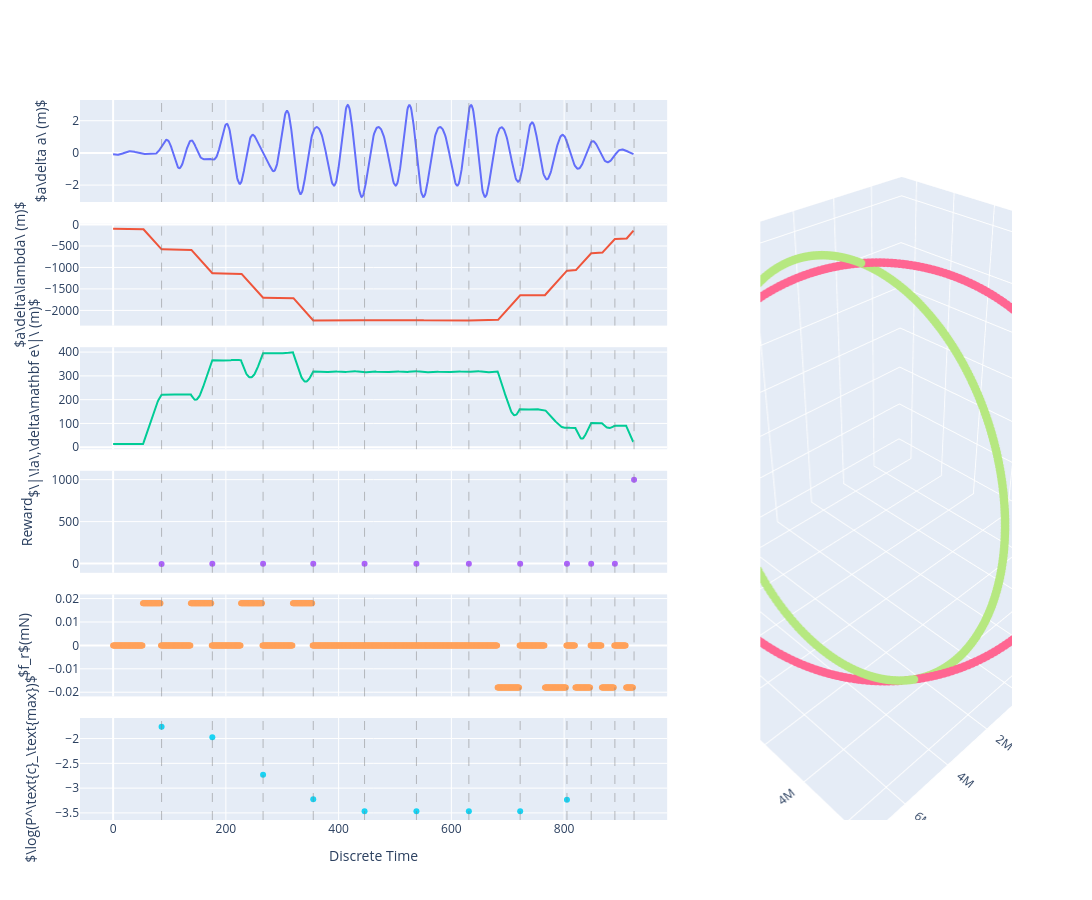

Source (notebook cell):
### Code cell
env.plot_states_interactive()

### Figure 1 — Plotly figure (JSON) as saved in the notebook; plotly's stock layout.template omitted (floating-point values rounded to 4 significant figures; data arrays with more than 128 entries replaced by an {"elided": "..."} marker saying what was removed)
{"data": [{"mode": "lines", "type": "scatter", "xaxis": "x", "y": {"elided": "924 float values"}, "yaxis": "y"}, {"mode": "lines", "type": "scatter", "xaxis": "x2", "y": {"elided": "924 float values"}, "yaxis": "y2"}, {"mode": "lines", "type": "scatter", "xaxis": "x3", "y": {"elided": "924 float values"}, "yaxis": "y3"}, {"mode": "markers", "type": "scatter", "x": [86, 176, 266, 355, 446, 538, 631, 722, 805, 848, 890, 924], "xaxis": "x4", "y": [-4.458, -2.712, -1.581, -1.023, -1.023, -1.023, -1.023, -1.55, -1.264, -1.009, -0.6837, 1000], "yaxis": "y4"}, {"mode": "markers", "name": "Radial", "type": "scatter", "xaxis": "x5", "y": {"elided": "923 float values"}, "yaxis": "y5"}, {"mode": "markers", "name": "P^{max}_c", "type": "scatter", "x": [86, 176, 266, 355, 446, 538, 631, 722, 805, 848, 890, 924], "xaxis": "x6", "y": [-1.764, -1.972, -2.731, -3.222, -3.464, -3.464, -3.464, -3.464, -3.236, null, null, null, null], "yaxis": "y6"}, {"marker": {"size": 5}, "mode": "markers", "scene": "scene", "type": "scatter3d", "x": {"elided": "924 float values"}, "y": {"elided": "924 float values"}, "z": {"elided": "924 float values"}}, {"marker": {"size": 5}, "mode": "markers", "scene": "scene", "type": "scatter3d", "x": {"elided": "924 float values"}, "y": {"elided": "924 float values"}, "z": {"elided": "924 float values"}}], "layout": {"height": 900, "scene": {"aspectmode": "auto", "domain": {"x": [0.73, 1], "y": [0, 1]}, "xaxis": {"title": {"text": "X (km)"}}, "yaxis": {"title": {"text": "Y (km)"}}, "zaxis": {"title": {"text": "Z (km)"}}}, "shapes": [{"line": {"color": "gray", "dash": "dash", "width": 1}, "opacity": 0.5, "type": "line", "x0": 86, "x1": 86, "xref": "x", "y0": 0, "y1": 1, "yref": "y domain"}, {"line": {"color": "gray", "dash": "dash", "width": 1}, "opacity": 0.5, "type": "line", "x0": 86, "x1": 86, "xref": "x2", "y0": 0, "y1": 1, "yref": "y2 domain"}, {"line": {"color": "gray", "dash": "dash", "width": 1}, "opacity": 0.5, "type": "line", "x0": 86, "x1": 86, "xref": "x3", "y0": 0, "y1": 1, "yref": "y3 domain"}, {"line": {"color": "gray", "dash": "dash", "width": 1}, "opacity": 0.5, "type": "line", "x0": 86, "x1": 86, "xref": "x4", "y0": 0, "y1": 1, "yref": "y4 domain"}, {"line": {"color": "gray", "dash": "dash", "width": 1}, "opacity": 0.5, "type": "line", "x0": 86, "x1": 86, "xref": "x5", "y0": 0, "y1": 1, "yref": "y5 domain"}, {"line": {"color": "gray", "dash": "dash", "width": 1}, "opacity": 0.5, "type": "line", "x0": 86, "x1": 86, "xref": "x6", "y0": 0, "y1": 1, "yref": "y6 domain"}, {"line": {"color": "gray", "dash": "dash", "width": 1}, "opacity": 0.5, "type": "line", "x0": 176, "x1": 176, "xref": "x", "y0": 0, "y1": 1, "yref": "y domain"}, {"line": {"color": "gray", "dash": "dash", "width": 1}, "opacity": 0.5, "type": "line", "x0": 176, "x1": 176, "xref": "x2", "y0": 0, "y1": 1, "yref": "y2 domain"}, {"line": {"color": "gray", "dash": "dash", "width": 1}, "opacity": 0.5, "type": "line", "x0": 176, "x1": 176, "xref": "x3", "y0": 0, "y1": 1, "yref": "y3 domain"}, {"line": {"color": "gray", "dash": "dash", "width": 1}, "opacity": 0.5, "type": "line", "x0": 176, "x1": 176, "xref": "x4", "y0": 0, "y1": 1, "yref": "y4 domain"}, {"line": {"color": "gray", "dash": "dash", "width": 1}, "opacity": 0.5, "type": "line", "x0": 176, "x1": 176, "xref": "x5", "y0": 0, "y1": 1, "yref": "y5 domain"}, {"line": {"color": "gray", "dash": "dash", "width": 1}, "opacity": 0.5, "type": "line", "x0": 176, "x1": 176, "xref": "x6", "y0": 0, "y1": 1, "yref": "y6 domain"}, {"line": {"color": "gray", "dash": "dash", "width": 1}, "opacity": 0.5, "type": "line", "x0": 266, "x1": 266, "xref": "x", "y0": 0, "y1": 1, "yref": "y domain"}, {"line": {"color": "gray", "dash": "dash", "width": 1}, "opacity": 0.5, "type": "line", "x0": 266, "x1": 266, "xref": "x2", "y0": 0, "y1": 1, "yref": "y2 domain"}, {"line": {"color": "gray", "dash": "dash", "width": 1}, "opacity": 0.5, "type": "line", "x0": 266, "x1": 266, "xref": "x3", "y0": 0, "y1": 1, "yref": "y3 domain"}, {"line": {"color": "gray", "dash": "dash", "width": 1}, "opacity": 0.5, "type": "line", "x0": 266, "x1": 266, "xref": "x4", "y0": 0, "y1": 1, "yref": "y4 domain"}, {"line": {"color": "gray", "dash": "dash", "width": 1}, "opacity": 0.5, "type": "line", "x0": 266, "x1": 266, "xref": "x5", "y0": 0, "y1": 1, "yref": "y5 domain"}, {"line": {"color": "gray", "dash": "dash", "width": 1}, "opacity": 0.5, "type": "line", "x0": 266, "x1": 266, "xref": "x6", "y0": 0, "y1": 1, "yref": "y6 domain"}, {"line": {"color": "gray", "dash": "dash", "width": 1}, "opacity": 0.5, "type": "line", "x0": 355, "x1": 355, "xref": "x", "y0": 0, "y1": 1, "yref": "y domain"}, {"line": {"color": "gray", "dash": "dash", "width": 1}, "opacity": 0.5, "type": "line", "x0": 355, "x1": 355, "xref": "x2", "y0": 0, "y1": 1, "yref": "y2 domain"}, {"line": {"color": "gray", "dash": "dash", "width": 1}, "opacity": 0.5, "type": "line", "x0": 355, "x1": 355, "xref": "x3", "y0": 0, "y1": 1, "yref": "y3 domain"}, {"line": {"color": "gray", "dash": "dash", "width": 1}, "opacity": 0.5, "type": "line", "x0": 355, "x1": 355, "xref": "x4", "y0": 0, "y1": 1, "yref": "y4 domain"}, {"line": {"color": "gray", "dash": "dash", "width": 1}, "opacity": 0.5, "type": "line", "x0": 355, "x1": 355, "xref": "x5", "y0": 0, "y1": 1, "yref": "y5 domain"}, {"line": {"color": "gray", "dash": "dash", "width": 1}, "opacity": 0.5, "type": "line", "x0": 355, "x1": 355, "xref": "x6", "y0": 0, "y1": 1, "yref": "y6 domain"}, {"line": {"color": "gray", "dash": "dash", "width": 1}, "opacity": 0.5, "type": "line", "x0": 446, "x1": 446, "xref": "x", "y0": 0, "y1": 1, "yref": "y domain"}, {"line": {"color": "gray", "dash": "dash", "width": 1}, "opacity": 0.5, "type": "line", "x0": 446, "x1": 446, "xref": "x2", "y0": 0, "y1": 1, "yref": "y2 domain"}, {"line": {"color": "gray", "dash": "dash", "width": 1}, "opacity": 0.5, "type": "line", "x0": 446, "x1": 446, "xref": "x3", "y0": 0, "y1": 1, "yref": "y3 domain"}, {"line": {"color": "gray", "dash": "dash", "width": 1}, "opacity": 0.5, "type": "line", "x0": 446, "x1": 446, "xref": "x4", "y0": 0, "y1": 1, "yref": "y4 domain"}, {"line": {"color": "gray", "dash": "dash", "width": 1}, "opacity": 0.5, "type": "line", "x0": 446, "x1": 446, "xref": "x5", "y0": 0, "y1": 1, "yref": "y5 domain"}, {"line": {"color": "gray", "dash": "dash", "width": 1}, "opacity": 0.5, "type": "line", "x0": 446, "x1": 446, "xref": "x6", "y0": 0, "y1": 1, "yref": "y6 domain"}, {"line": {"color": "gray", "dash": "dash", "width": 1}, "opacity": 0.5, "type": "line", "x0": 538, "x1": 538, "xref": "x", "y0": 0, "y1": 1, "yref": "y domain"}, {"line": {"color": "gray", "dash": "dash", "width": 1}, "opacity": 0.5, "type": "line", "x0": 538, "x1": 538, "xref": "x2", "y0": 0, "y1": 1, "yref": "y2 domain"}, {"line": {"color": "gray", "dash": "dash", "width": 1}, "opacity": 0.5, "type": "line", "x0": 538, "x1": 538, "xref": "x3", "y0": 0, "y1": 1, "yref": "y3 domain"}, {"line": {"color": "gray", "dash": "dash", "width": 1}, "opacity": 0.5, "type": "line", "x0": 538, "x1": 538, "xref": "x4", "y0": 0, "y1": 1, "yref": "y4 domain"}, {"line": {"color": "gray", "dash": "dash", "width": 1}, "opacity": 0.5, "type": "line", "x0": 538, "x1": 538, "xref": "x5", "y0": 0, "y1": 1, "yref": "y5 domain"}, {"line": {"color": "gray", "dash": "dash", "width": 1}, "opacity": 0.5, "type": "line", "x0": 538, "x1": 538, "xref": "x6", "y0": 0, "y1": 1, "yref": "y6 domain"}, {"line": {"color": "gray", "dash": "dash", "width": 1}, "opacity": 0.5, "type": "line", "x0": 631, "x1": 631, "xref": "x", "y0": 0, "y1": 1, "yref": "y domain"}, {"line": {"color": "gray", "dash": "dash", "width": 1}, "opacity": 0.5, "type": "line", "x0": 631, "x1": 631, "xref": "x2", "y0": 0, "y1": 1, "yref": "y2 domain"}, {"line": {"color": "gray", "dash": "dash", "width": 1}, "opacity": 0.5, "type": "line", "x0": 631, "x1": 631, "xref": "x3", "y0": 0, "y1": 1, "yref": "y3 domain"}, {"line": {"color": "gray", "dash": "dash", "width": 1}, "opacity": 0.5, "type": "line", "x0": 631, "x1": 631, "xref": "x4", "y0": 0, "y1": 1, "yref": "y4 domain"}, {"line": {"color": "gray", "dash": "dash", "width": 1}, "opacity": 0.5, "type": "line", "x0": 631, "x1": 631, "xref": "x5", "y0": 0, "y1": 1, "yref": "y5 domain"}, {"line": {"color": "gray", "dash": "dash", "width": 1}, "opacity": 0.5, "type": "line", "x0": 631, "x1": 631, "xref": "x6", "y0": 0, "y1": 1, "yref": "y6 domain"}, {"line": {"color": "gray", "dash": "dash", "width": 1}, "opacity": 0.5, "type": "line", "x0": 722, "x1": 722, "xref": "x", "y0": 0, "y1": 1, "yref": "y domain"}, {"line": {"color": "gray", "dash": "dash", "width": 1}, "opacity": 0.5, "type": "line", "x0": 722, "x1": 722, "xref": "x2", "y0": 0, "y1": 1, "yref": "y2 domain"}, {"line": {"color": "gray", "dash": "dash", "width": 1}, "opacity": 0.5, "type": "line", "x0": 722, "x1": 722, "xref": "x3", "y0": 0, "y1": 1, "yref": "y3 domain"}, {"line": {"color": "gray", "dash": "dash", "width": 1}, "opacity": 0.5, "type": "line", "x0": 722, "x1": 722, "xref": "x4", "y0": 0, "y1": 1, "yref": "y4 domain"}, {"line": {"color": "gray", "dash": "dash", "width": 1}, "opacity": 0.5, "type": "line", "x0": 722, "x1": 722, "xref": "x5", "y0": 0, "y1": 1, "yref": "y5 domain"}, {"line": {"color": "gray", "dash": "dash", "width": 1}, "opacity": 0.5, "type": "line", "x0": 722, "x1": 722, "xref": "x6", "y0": 0, "y1": 1, "yref": "y6 domain"}, {"line": {"color": "gray", "dash": "dash", "width": 1}, "opacity": 0.5, "type": "line", "x0": 805, "x1": 805, "xref": "x", "y0": 0, "y1": 1, "yref": "y domain"}, {"line": {"color": "gray", "dash": "dash", "width": 1}, "opacity": 0.5, "type": "line", "x0": 805, "x1": 805, "xref": "x2", "y0": 0, "y1": 1, "yref": "y2 domain"}, {"line": {"color": "gray", "dash": "dash", "width": 1}, "opacity": 0.5, "type": "line", "x0": 805, "x1": 805, "xref": "x3", "y0": 0, "y1": 1, "yref": "y3 domain"}, {"line": {"color": "gray", "dash": "dash", "width": 1}, "opacity": 0.5, "type": "line", "x0": 805, "x1": 805, "xref": "x4", "y0": 0, "y1": 1, "yref": "y4 domain"}, {"line": {"color": "gray", "dash": "dash", "width": 1}, "opacity": 0.5, "type": "line", "x0": 805, "x1": 805, "xref": "x5", "y0": 0, "y1": 1, "yref": "y5 domain"}, {"line": {"color": "gray", "dash": "dash", "width": 1}, "opacity": 0.5, "type": "line", "x0": 805, "x1": 805, "xref": "x6", "y0": 0, "y1": 1, "yref": "y6 domain"}, {"line": {"color": "gray", "dash": "dash", "width": 1}, "opacity": 0.5, "type": "line", "x0": 848, "x1": 848, "xref": "x", "y0": 0, "y1": 1, "yref": "y domain"}, {"line": {"color": "gray", "dash": "dash", "width": 1}, "opacity": 0.5, "type": "line", "x0": 848, "x1": 848, "xref": "x2", "y0": 0, "y1": 1, "yref": "y2 domain"}, {"line": {"color": "gray", "dash": "dash", "width": 1}, "opacity": 0.5, "type": "line", "x0": 848, "x1": 848, "xref": "x3", "y0": 0, "y1": 1, "yref": "y3 domain"}, {"line": {"color": "gray", "dash": "dash", "width": 1}, "opacity": 0.5, "type": "line", "x0": 848, "x1": 848, "xref": "x4", "y0": 0, "y1": 1, "yref": "y4 domain"}, {"line": {"color": "gray", "dash": "dash", "width": 1}, "opacity": 0.5, "type": "line", "x0": 848, "x1": 848, "xref": "x5", "y0": 0, "y1": 1, "yref": "y5 domain"}, {"line": {"color": "gray", "dash": "dash", "width": 1}, "opacity": 0.5, "type": "line", "x0": 848, "x1": 848, "xref": "x6", "y0": 0, "y1": 1, "yref": "y6 domain"}, {"line": {"color": "gray", "dash": "dash", "width": 1}, "opacity": 0.5, "type": "line", "x0": 890, "x1": 890, "xref": "x", "y0": 0, "y1": 1, "yref": "y domain"}, {"line": {"color": "gray", "dash": "dash", "width": 1}, "opacity": 0.5, "type": "line", "x0": 890, "x1": 890, "xref": "x2", "y0": 0, "y1": 1, "yref": "y2 domain"}, {"line": {"color": "gray", "dash": "dash", "width": 1}, "opacity": 0.5, "type": "line", "x0": 890, "x1": 890, "xref": "x3", "y0": 0, "y1": 1, "yref": "y3 domain"}, {"line": {"color": "gray", "dash": "dash", "width": 1}, "opacity": 0.5, "type": "line", "x0": 890, "x1": 890, "xref": "x4", "y0": 0, "y1": 1, "yref": "y4 domain"}, {"line": {"color": "gray", "dash": "dash", "width": 1}, "opacity": 0.5, "type": "line", "x0": 890, "x1": 890, "xref": "x5", "y0": 0, "y1": 1, "yref": "y5 domain"}, {"line": {"color": "gray", "dash": "dash", "width": 1}, "opacity": 0.5, "type": "line", "x0": 890, "x1": 890, "xref": "x6", "y0": 0, "y1": 1, "yref": "y6 domain"}, {"line": {"color": "gray", "dash": "dash", "width": 1}, "opacity": 0.5, "type": "line", "x0": 924, "x1": 924, "xref": "x", "y0": 0, "y1": 1, "yref": "y domain"}, {"line": {"color": "gray", "dash": "dash", "width": 1}, "opacity": 0.5, "type": "line", "x0": 924, "x1": 924, "xref": "x2", "y0": 0, "y1": 1, "yref": "y2 domain"}, {"line": {"color": "gray", "dash": "dash", "width": 1}, "opacity": 0.5, "type": "line", "x0": 924, "x1": 924, "xref": "x3", "y0": 0, "y1": 1, "yref": "y3 domain"}, {"line": {"color": "gray", "dash": "dash", "width": 1}, "opacity": 0.5, "type": "line", "x0": 924, "x1": 924, "xref": "x4", "y0": 0, "y1": 1, "yref": "y4 domain"}, {"line": {"color": "gray", "dash": "dash", "width": 1}, "opacity": 0.5, "type": "line", "x0": 924, "x1": 924, "xref": "x5", "y0": 0, "y1": 1, "yref": "y5 domain"}, {"line": {"color": "gray", "dash": "dash", "width": 1}, "opacity": 0.5, "type": "line", "x0": 924, "x1": 924, "xref": "x6", "y0": 0, "y1": 1, "yref": "y6 domain"}], "showlegend": false, "title": {"text": ""}, "width": 1200, "xaxis": {"anchor": "y", "domain": [0, 0.63], "matches": "x6", "showticklabels": false}, "xaxis2": {"anchor": "y2", "domain": [0, 0.63], "matches": "x6", "showticklabels": false}, "xaxis3": {"anchor": "y3", "domain": [0, 0.63], "matches": "x6", "showticklabels": false}, "xaxis4": {"anchor": "y4", "domain": [0, 0.63], "matches": "x6", "showticklabels": false}, "xaxis5": {"anchor": "y5", "domain": [0, 0.63], "matches": "x6", "showticklabels": false}, "xaxis6": {"anchor": "y6", "domain": [0, 0.63], "title": {"text": "Discrete Time"}}, "yaxis": {"anchor": "x", "domain": [0.8583, 1], "title": {"text": "$a\\delta a\\ (m)$"}}, "yaxis2": {"anchor": "x2", "domain": [0.6867, 0.8283], "title": {"text": "$a\\delta\\lambda\\ (m)$"}}, "yaxis3": {"anchor": "x3", "domain": [0.515, 0.6567], "title": {"text": "$\\|\\!a\\,\\delta\\mathbf e\\|\\ (m)$"}}, "yaxis4": {"anchor": "x4", "domain": [0.3433, 0.485], "title": {"text": "Reward"}}, "yaxis5": {"anchor": "x5", "domain": [0.1717, 0.3133], "title": {"text": "$f_r$(mN)"}}, "yaxis6": {"anchor": "x6", "domain": [0, 0.1417], "title": {"text": "$\\log(P^\\text{c}_\\text{max})$"}}}}
